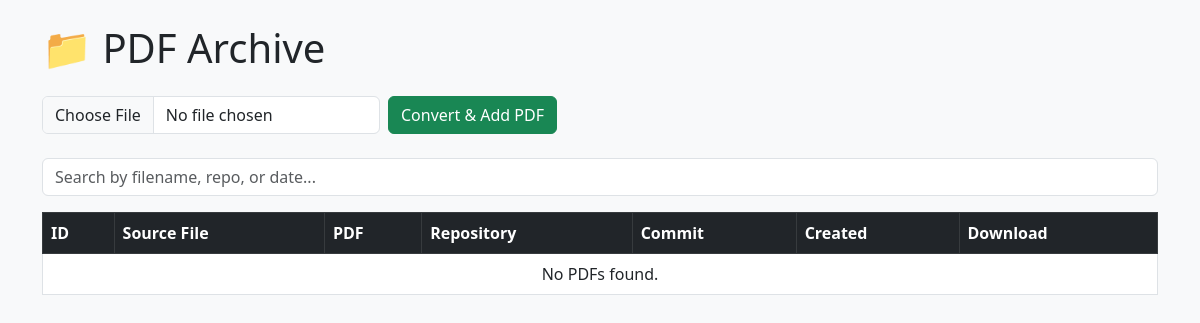
Before: / with the older database file.
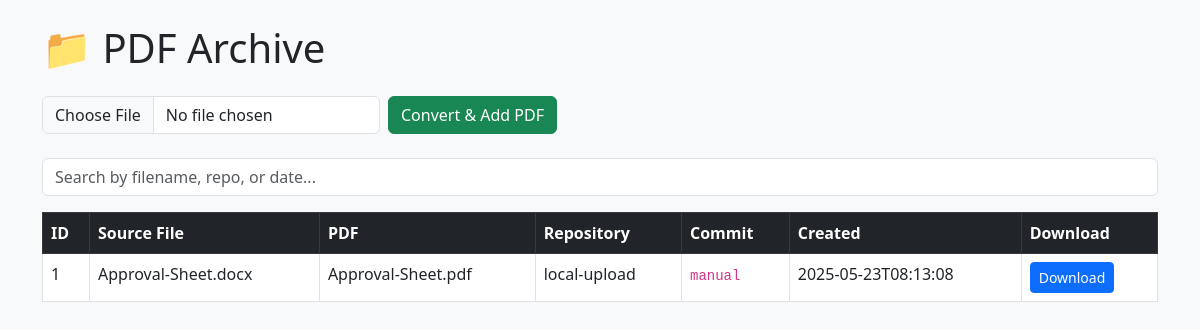
After: the same page with the newer database file.
### tables this page shows
CREATE TABLE pdf_files (
        id INTEGER PRIMARY KEY AUTOINCREMENT,
        source_file TEXT,
        pdf_file TEXT,
        repo_name TEXT,
        commit_hash TEXT,
        created_at TEXT
    );

### app.py (the view, shortened to what this page needs)
@app.route("/", methods=["GET", "POST"])
def index():
    search = request.args.get("search")
    pdfs = query_pdfs(search)
    return render_template("index.html", pdfs=pdfs, search=search or "")

### app.py (called while the page is built)
def query_pdfs(search_term=None):
    conn = sqlite3.connect(DB_FILE)
    c = conn.cursor()
    if search_term:
        like = f"%{search_term}%"
        c.execute(
            """
            SELECT id, source_file, pdf_file, repo_name, commit_hash, created_at
            FROM pdf_files
            WHERE source_file LIKE ? OR pdf_file LIKE ? OR repo_name LIKE ?
            ORDER BY created_at DESC
            """,
            (like, like, like),
        )
    else:
        c.execute(
            "SELECT id, source_file, pdf_file, repo_name, commit_hash, created_at FROM pdf_files ORDER BY created_at DESC"
        )
    rows = c.fetchall()
    conn.close()
    return rows

### templates/index.html (shortened to what this page needs)
<!DOCTYPE html>
<html lang="en">
<head>
    <link rel="stylesheet" href="https://cdn.jsdelivr.net/npm/bootstrap@5.3.0/dist/css/bootstrap.min.css">
</head>
<body class="bg-light py-4">
    <div class="container">
        <h1 class="mb-4">📁 PDF Archive</h1>
        <div class="mb-4">
            <form method="post" enctype="multipart/form-data" class="row g-2">
                <div class="col-auto">
                    <input class="form-control" type="file" name="file" required>
                </div>
                <div class="col-auto">
                    <button type="submit" class="btn btn-success">Convert & Add PDF</button>
                </div>
            </form>
        </div>
        <form method="get" class="mb-3">
            <input type="text" name="search" value="{{ search }}" class="form-control" placeholder="Search by filename, repo, or date...">
        </form>
        <table class="table table-bordered table-hover bg-white">
            <thead class="table-dark">
                <tr>
                    <th>ID</th>
                    <th>Source File</th>
                    <th>PDF</th>
                    <th>Repository</th>
                    <th>Commit</th>
                    <th>Created</th>
                    <th>Download</th>
                </tr>
            </thead>
            <tbody>
                {% for pdf in pdfs %}
                <tr>
                    <td>{{ pdf[0] }}</td>
                    <td>{{ pdf[1] }}</td>
                    <td>{{ pdf[2] }}</td>
                    <td>{{ pdf[3] }}</td>
                    <td><code>{{ pdf[4][:7] }}</code></td>
                    <td>{{ pdf[5][:19] }}</td>
                    <td>
                        <a href="{{ url_for('download_file', filename=pdf[2]) }}" class="btn btn-sm btn-primary">Download</a>
                    </td>
                </tr>
                {% else %}
                <tr>
                    <td colspan="7" class="text-center">No PDFs found.</td>
                </tr>
                {% endfor %}
            </tbody>
        </table>
    </div>
</body>
</html>

Changed rows visible on the page:
added pdf_files: id "1", source_file "Approval-Sheet.docx", pdf_file "Approval-Sheet.pdf", repo_name "local-upload", commit_hash "manual", created_at "2025-05-23T08:13:08"
Other visible differences:
text no longer shown: "No PDFs found."
